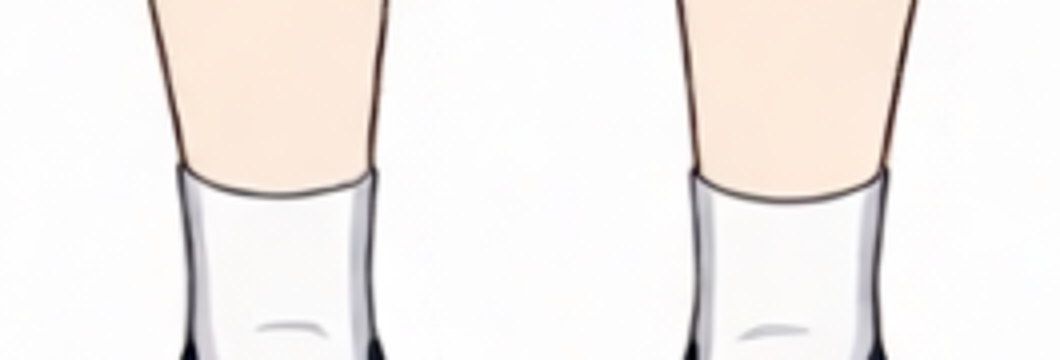
#> input picture work/new-sock-source.png, 1060 x 360 px
$ python -i clothing_footwear.py   (imports and definitions only)
#> lines starting #> are read from the running program, lines starting #| are printed output that depends on the picture; after the words box and inside, x2 and y2 are one past the last pixel; in counts of white or black regions, pixels touching at a corner belong together
"""Extract complete closed footwear from a plain white background, without erosion."""
import cv2
import numpy as np


def extract_closed_footwear(rgb,forbidden=None):
    if rgb.dtype!=np.uint8 or rgb.ndim!=3 or rgb.shape[2]!=3:
        raise ValueError('Expected uint8 RGB crop')
    if forbidden is not None and forbidden.shape!=rgb.shape[:2]:
        raise ValueError('Footwear exclusion mask must match the crop')
    white=(rgb.min(axis=2)>235)&((rgb.max(axis=2).astype(int)-rgb.min(axis=2))<18)
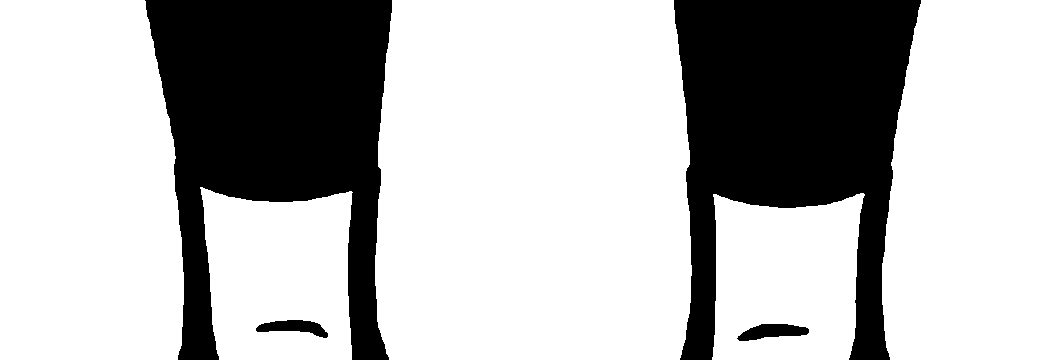
#> white: shape (360, 1060) bool; 71.9% white; 4 black regions, box (x1, y1, x2, y2) and area: (674, 0, 921, 360) 52992, (145, 0, 392, 360) 52624, (737, 324, 809, 341) 781, (256, 320, 328, 338) 712
    _,labels=cv2.connectedComponents(white.astype(np.uint8),8)
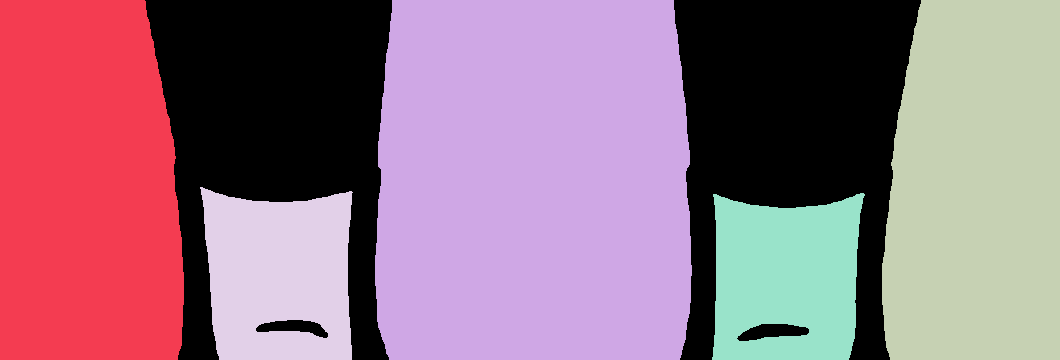
#> labels: shape (360, 1060) int32; 6 distinct labels, from 0 to 5; one colour per label, 0 black
    border=np.unique(np.concatenate([labels[0],labels[-1],labels[:,0],labels[:,-1]]));border=border[border!=0]
#> after `border = np.unique(np.concatenate([labels[0], labels[-1], labels[:, 0]`: border = [0, 1, 2, 3, 4, 5]
#> after `border = border[border != 0]`: border = [1, 2, 3, 4, 5]
    outside=np.isin(labels,border)
    hsv=cv2.cvtColor(rgb,cv2.COLOR_RGB2HSV)
#> hsv: shape (360, 1060, 3); mean H, S, V 48, 8.9, 245.4
    skin=(hsv[:,:,0]<25)&(hsv[:,:,1]>35)&(hsv[:,:,2]>200)&(hsv[:,:,1]<150)
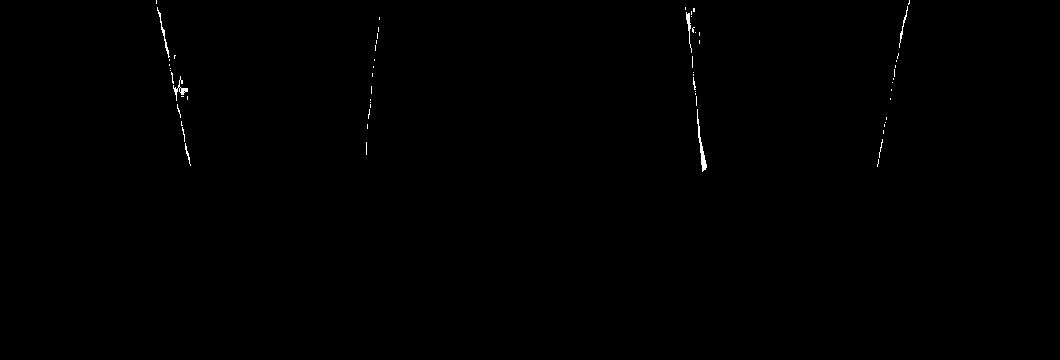
#> skin: shape (360, 1060) bool; 0.22% white in thin lines or dots, all inside (x1, y1, x2, y2) = (156, 0, 910, 172)
    keep=~outside&~skin
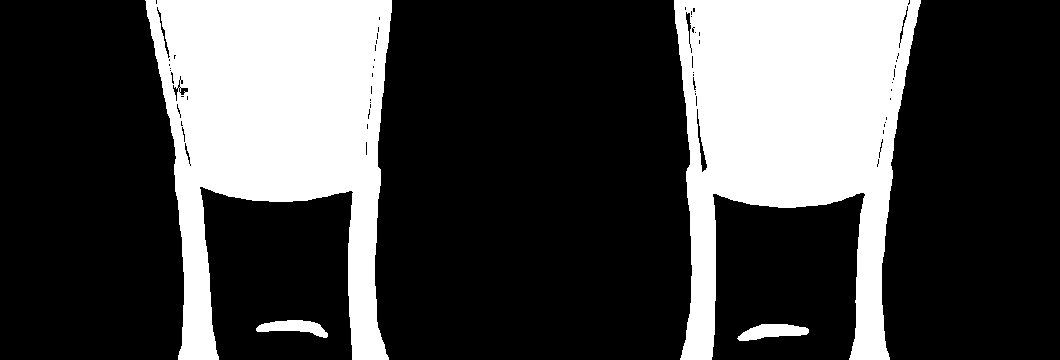
#> keep: shape (360, 1060) bool; 27.8% white; 4 white regions, box (x1, y1, x2, y2) and area: (674, 0, 921, 360) 52529, (145, 0, 392, 360) 52246, (737, 324, 809, 341) 781, (256, 320, 328, 338) 712
    if forbidden is not None:keep&=~forbidden.astype(bool)
    n,parts,stats,_=cv2.connectedComponentsWithStats(keep.astype(np.uint8),8)
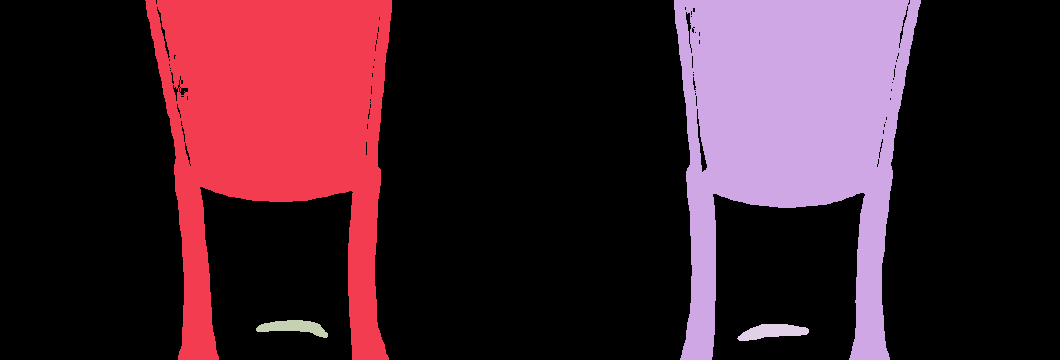
#> parts: shape (360, 1060) int32; 5 distinct labels, from 0 to 4; one colour per label, 0 black
#> n = 5; stats = [[0, 0, 1060, 360, 275332], [145, 0, 247, 360, 52246], [674, 0, 247, 360, 52529], [256, 320, 72, 18, 712], [737, 324, 72, 17, 781]]
    if n<=1:raise ValueError('No footwear silhouette found')
    keep=parts==(1+np.argmax(stats[1:,cv2.CC_STAT_AREA]))
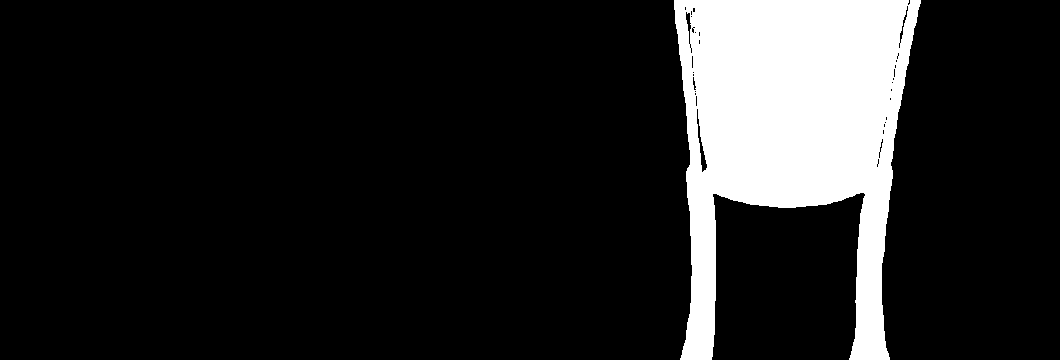
#> keep: shape (360, 1060) bool; 13.8% white; 1 white region, box (x1, y1, x2, y2) and area: (674, 0, 921, 360) 52529
    rgba=np.dstack([rgb,keep.astype(np.uint8)*255]);rgba[~keep]=0
#> after `rgba = np.dstack([rgb, keep.astype(np.uint8) * 255])`:
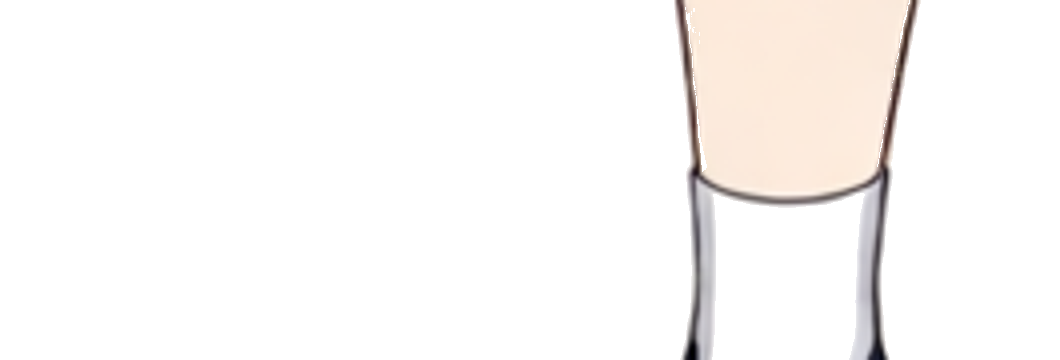
#> rgba: shape (360, 1060, 4); mean R, G, B, A 245.1, 240.6, 238.2, 35.1; transparent parts drawn white
    return rgba

>>> import cv2
>>> picture = cv2.cvtColor(cv2.imread('../work/new-sock-source.png'), cv2.COLOR_BGR2RGB)
>>> result = extract_closed_footwear(picture)
